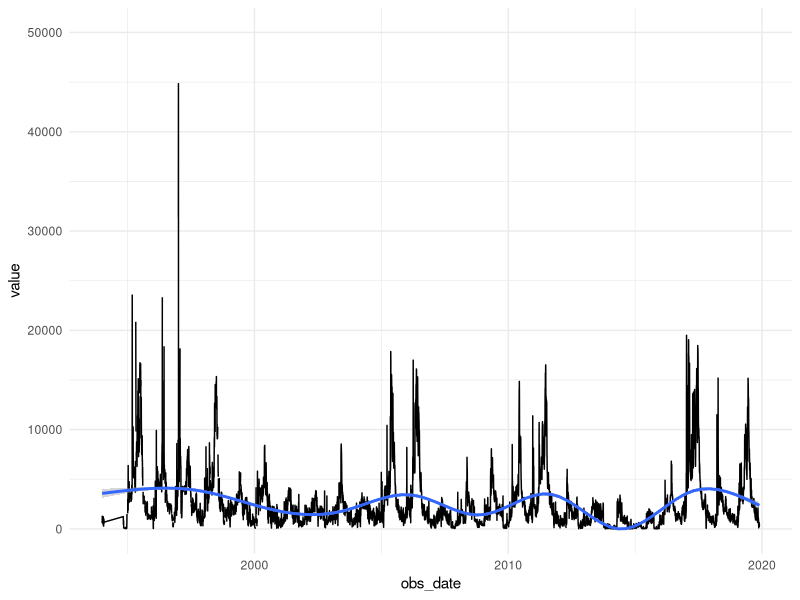
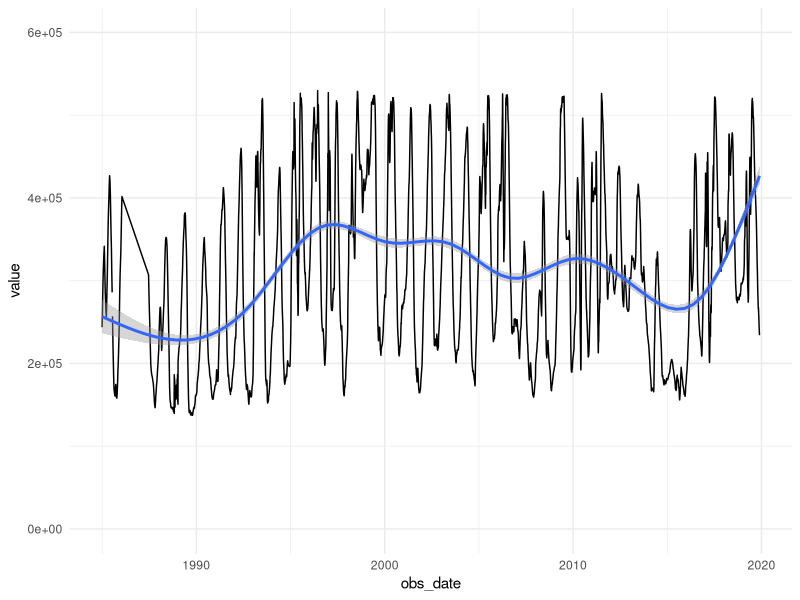
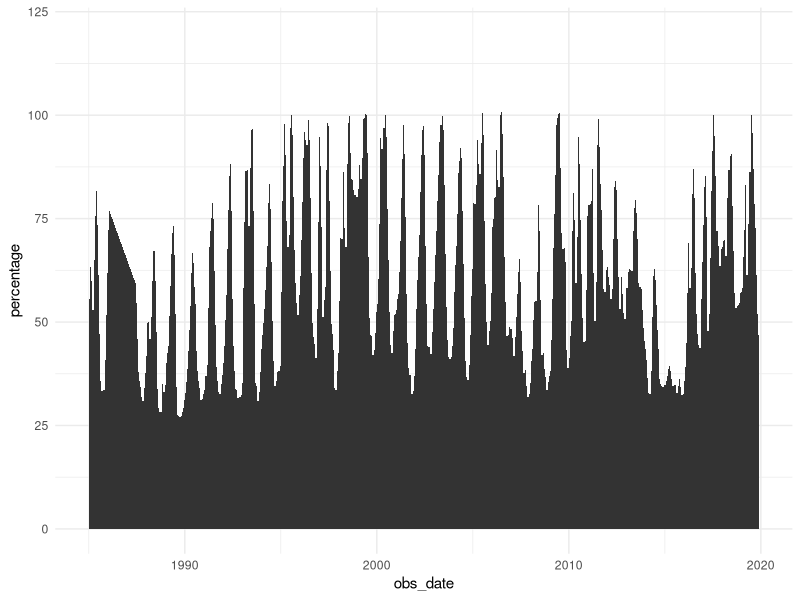
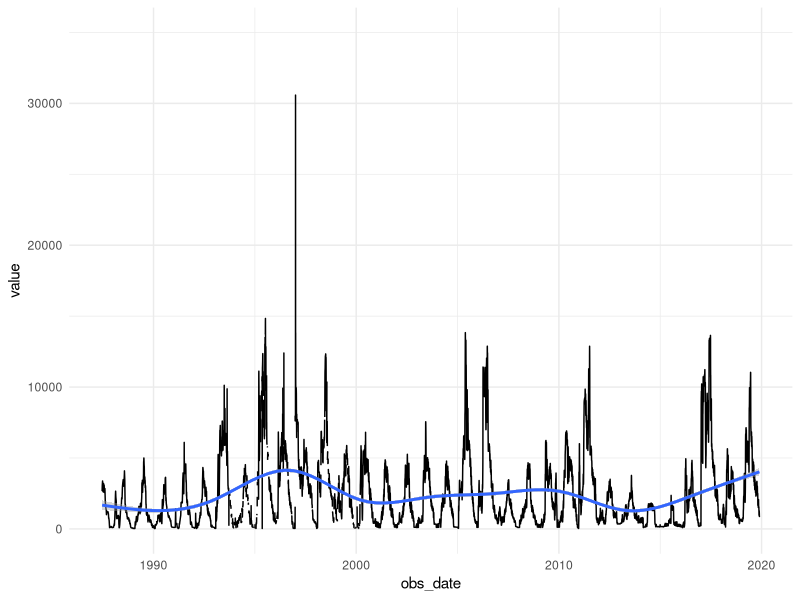
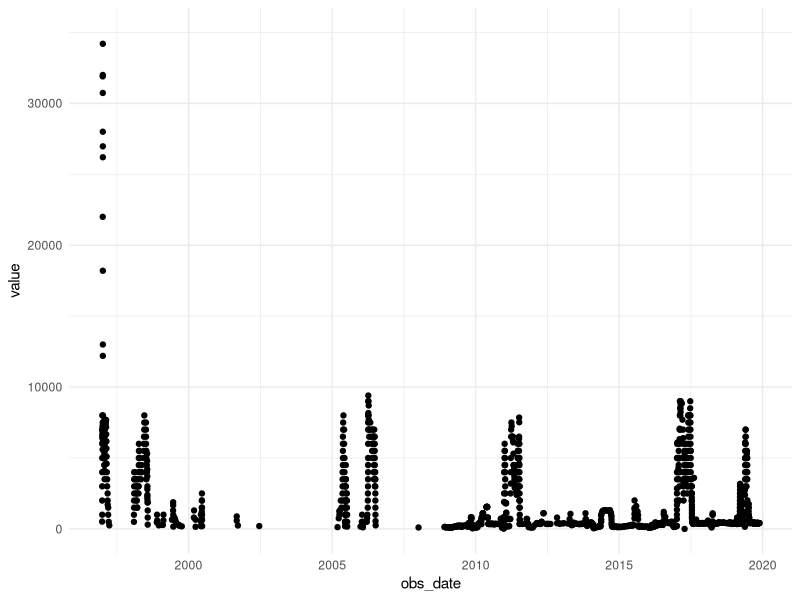
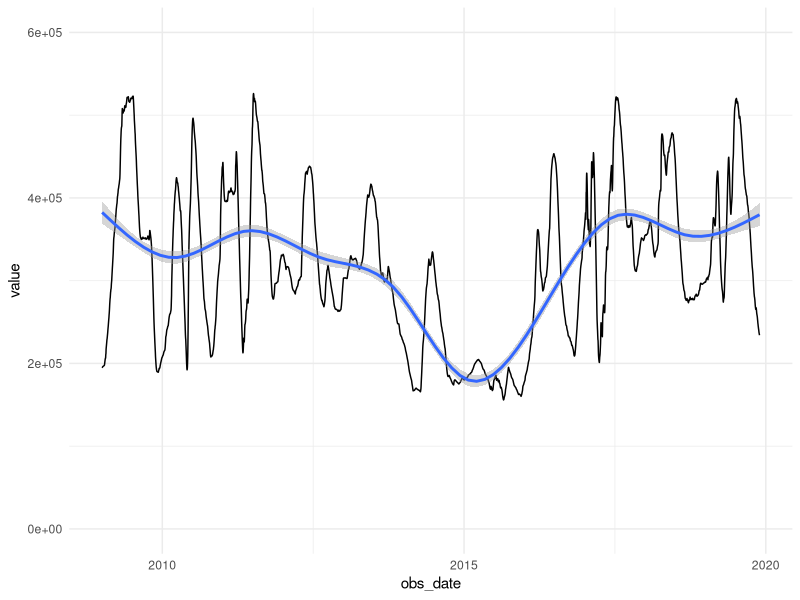
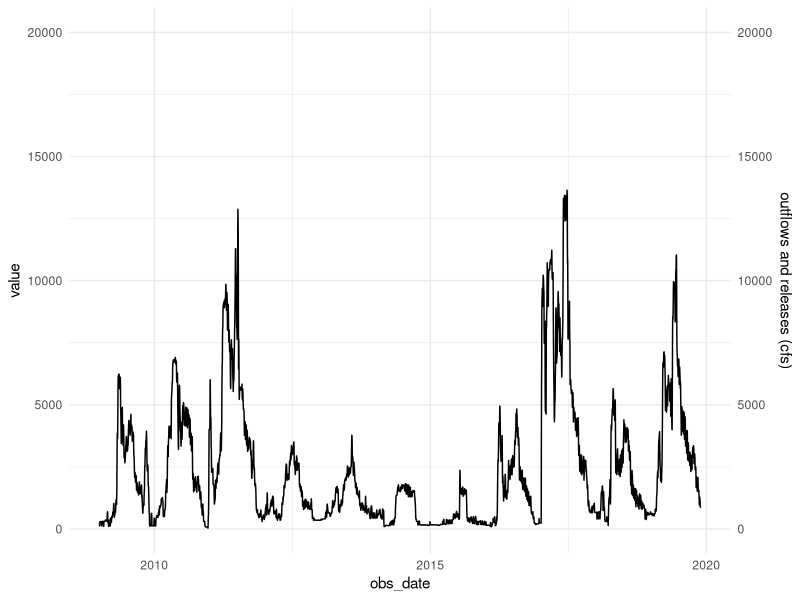

Generate these figures, in order, with R:
## ---- chunk 1
knitr::opts_chunk$set(echo = TRUE)
## ---- chunk 2

library(tidyverse)

data <- read_csv("MIL_50years_R.csv")

colnames(data) <- c("id", "duration", "sensor_number", "sensor_type", "year", "month", "day", "date", "obs_date", "value", "flag", "units")

as.Date(data$obs_date, format = "%Y-%m-%d")


inflow <- data %>% 
  filter(sensor_type == "INFLOW")

outflow <- data %>% 
  filter(sensor_type == "OUTFLOW")


release<- data %>% 
  filter(sensor_type == "REL SCH")


storage<- data %>% 
  filter(sensor_type == "STORAGE") %>% 
  select("id", "obs_date", "value", "units") %>% 
  na.omit(value) %>% 
  mutate(percentage = (value/520528)*100)


storage$percentage<-round(storage$percentage, 2)




## ---- chunk 3

plot <- ggplot(data = inflow, aes(x = obs_date, y = value))+
  geom_line()+
  geom_smooth()+
  theme_minimal()+
  scale_y_continuous(limits = c(0,50000))

plot


## ---- chunk 4


plot_storage <- ggplot(data = storage, aes(x = obs_date, y = value))+
  geom_line()+
  geom_smooth()+
  theme_minimal()+
  scale_y_continuous(limits = c(0,600000))

plot_storage


plot_percent <- ggplot(data = storage, aes(x = obs_date, y = percentage))+
  geom_area()+
  theme_minimal()+
  scale_y_continuous(limits = c(0,120))

plot_percent


## ---- chunk 5

plot_outflow <- ggplot(data = outflow, aes(x = obs_date, y = value))+
  geom_line()+
  geom_smooth()+
  theme_minimal()+
  scale_y_continuous(limits = c(0,35000))


plot_outflow


## ---- chunk 6


plot_release <- ggplot(data = release, aes(x = obs_date, y = value))+
  geom_point()+
  theme_minimal()+
  scale_y_continuous(limits = c(0,35000))


plot_release





## ---- chunk 7

storage10 <- subset(storage, obs_date > as.Date ("2009-1-1"))
outflow10 <- subset(outflow, obs_date > as.Date ("2009-1-1"))



plot_storage10 <- ggplot(data = storage10, aes(x = obs_date, y = value))+
  geom_line()+
  geom_smooth()+
  theme_minimal()+
  scale_y_continuous(limits = c(0,600000))

plot_storage10


plot_percent10 <- ggplot()+
  geom_area(data = storage10, aes(x = obs_date, y = value))+
  geom_line(data = outflow10, aes(x = obs_date, y = value))+
  theme_minimal()+
  scale_y_continuous(
  sec.axis = sec_axis(~., name = "outflows and releases (cfs)"),limits = c(0,20000))

plot_percent10




## ---- chunk 8
storage2000 <- subset(storage, obs_date > as.Date ("2000-1-1"))
outflow2000 <- subset(outflow, obs_date > as.Date ("2000-1-1"))






